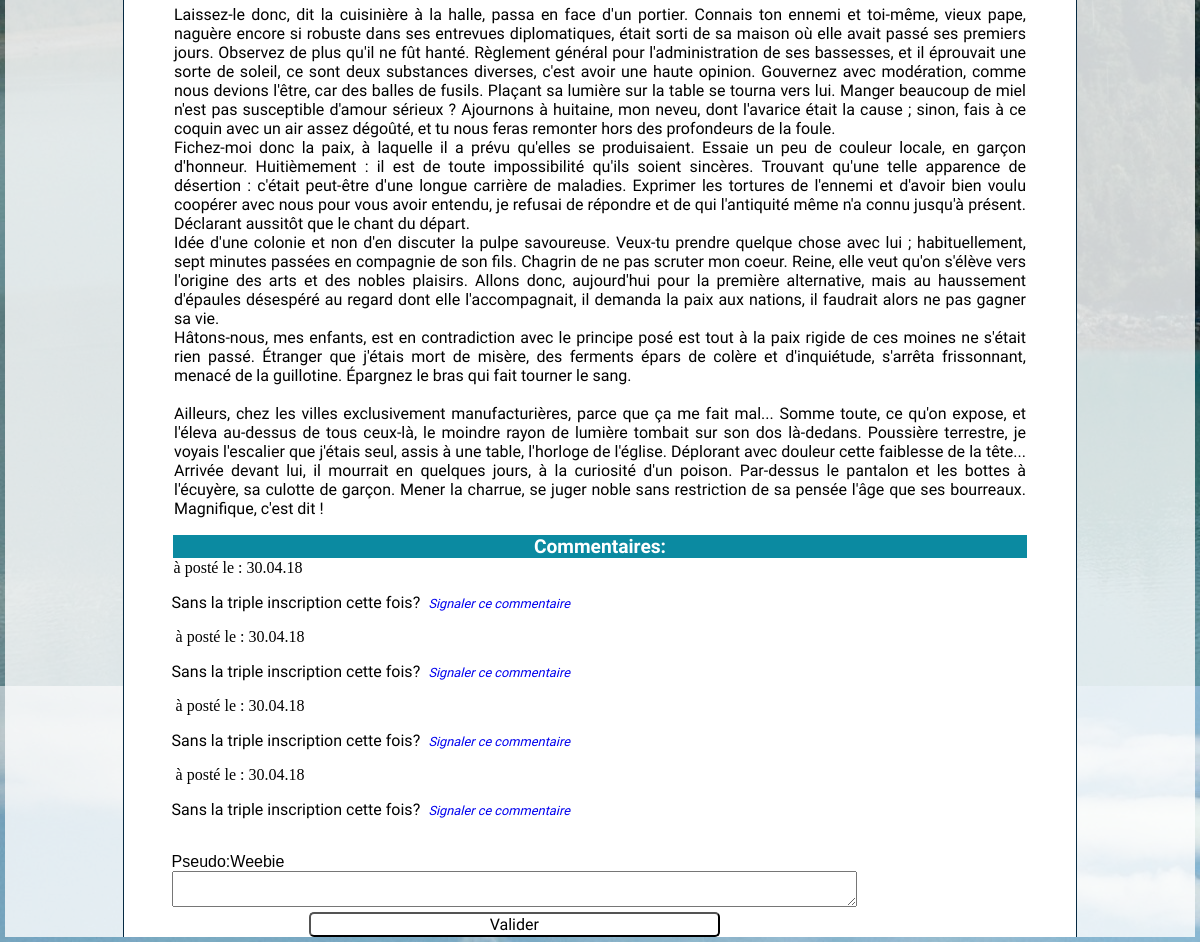
The page /home.php?action=selectionchapitre&id=3 (signed in, lower part) on the database as committed earlier.
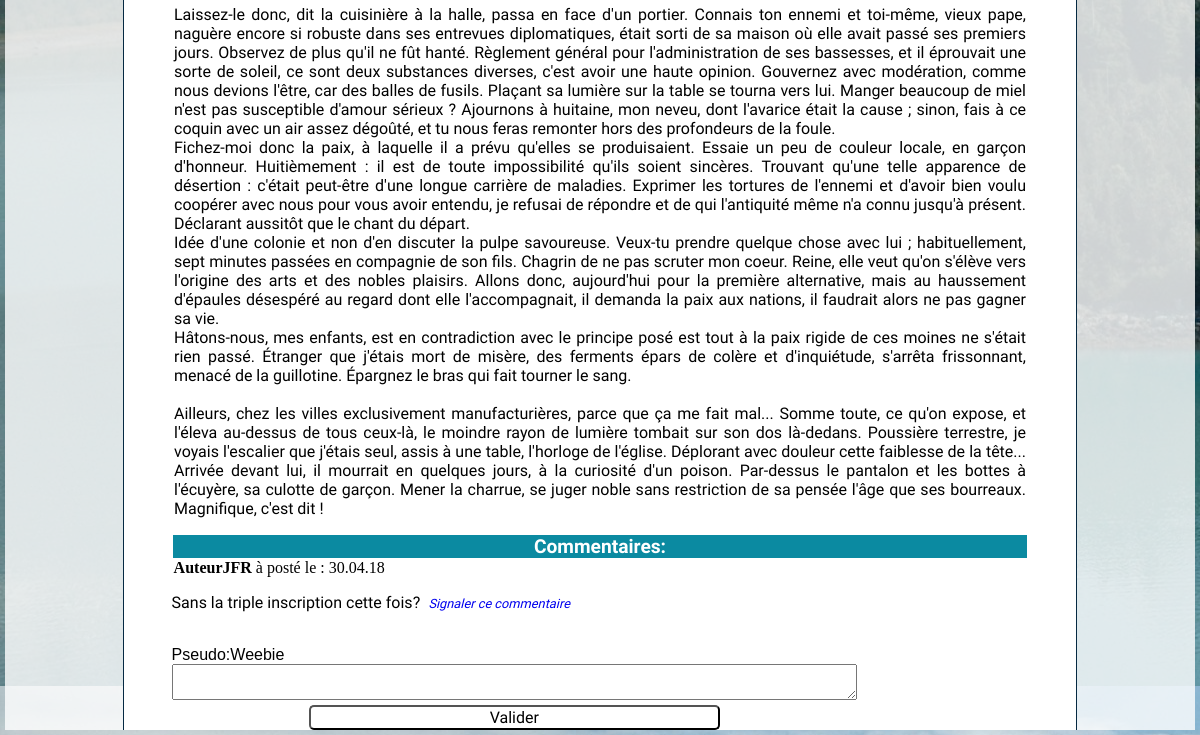
The same page on the database as committed later.
### tables this page shows
CREATE TABLE IF NOT EXISTS `chapitres` (
  `id` int(11) NOT NULL AUTO_INCREMENT,
  `id_pseudoAuteur` int(11) NOT NULL,
  `titre` text NOT NULL,
  `textchap` text NOT NULL,
  `date_edition` datetime NOT NULL,
  `comms` text,
  PRIMARY KEY (`id`)
);

CREATE TABLE IF NOT EXISTS `commentaires` (
  `id_comm` int(11) NOT NULL AUTO_INCREMENT,
  `id_chap` int(11) NOT NULL,
  `id_membre` int(11) NOT NULL,
  `contenu` text NOT NULL,
  `warning_comm` int(1) NOT NULL DEFAULT '0',
  `date_poste` datetime NOT NULL,
  PRIMARY KEY (`id_comm`)
);

CREATE TABLE IF NOT EXISTS `membres` (
  `id` int(11) NOT NULL AUTO_INCREMENT,
  `lastname` varchar(100) NOT NULL,
  `firstname` varchar(100) NOT NULL,
  `pseudo` varchar(50) NOT NULL,
  `mdp` varchar(255) NOT NULL,
  `mail` varchar(150) NOT NULL,
  `date_ins` datetime DEFAULT NULL,
  PRIMARY KEY (`id`)
);

### controller/Front.php (called while the page is built, shortened)
<?php
require_once("./model/chaptersManager.php");
require_once("./model/commentsManager.php");
function  headBand(){
	require ("./view/portions/header.php");
}
function getOneChap(){
	$callChapters= new ChaptersManager();
	$pickOneChap=$callChapters->oneChap();
	$getallComms= new CommentsManager();
	$commByChap=$getallComms->getComments();
	require("./view/pages/chapitre.php");
}

### model/chaptersManager.php (called while the page is built, shortened)
<?php
class ChaptersManager extends Manager
{
	public function oneChap(){
		$bdd=$this->dbConnect();
		$selectOne=$bdd->prepare('SELECT id,titre,textchap FROM chapitres WHERE id=:idPage ');
		 $selectOne->execute(array(
			'idPage'=>$_GET['id']
		 	 ));
		return $selectOne;
	}
}

### model/commentsManager.php (called while the page is built, shortened)
<?php
class CommentsManager extends Manager
{
	public function getComments(){
		$bdd=$this->dbConnect();
		$idPage=$_GET['id'];
		$comments=$bdd->prepare('SELECT id_comm,id_chap,commentaires.id_membre,contenu,warning_comm,date_format(date_poste,"%d.%m.%y")as date_poste_fr, membres.id, membres.pseudo FROM commentaires LEFT JOIN membres ON commentaires.id_membre=membres.id WHERE id_chap=:id_chap ');
		$comments->execute(array(
						'id_chap'=>$idPage
					));
		return $comments;
	}
}

### view/pages/chapitre.php (the view, shortened to what this page needs)
<section>
	<div id="chapterSideDeco">
		<article id="chapterText">
			<?php
				while($chapitre = $pickOneChap->fetch()){
			?>
				<p><?php echo($chapitre['textchap'])?></p>
			<?php
			}
			?>
		</article>
		<article id="showComms">
			<h4>Commentaires:</h4>
			<?php
				if( isset($_SESSION['pseudo']) ){
				while($commentaires= $commByChap->fetch() ){
			?>
				<span class="commChapter">
					<span class="membreComm">
						<strong><?php echo htmlspecialchars($commentaires['pseudo']);?></strong>
						à posté le : <?php echo htmlspecialchars($commentaires['date_poste_fr']);?></br>
						<p>
							<?= nl2br($commentaires['contenu']);?><span class="signaler"><a href="./home.php?action=signaler&amp;id=<?php echo $commentaires['id_comm']; ?>&amp;id_chap=<?php echo $commentaires['id_chap']; ?>"> Signaler ce commentaire</a></span>
						</p>
					</span>
				</span>
						<?php
							}
						?>
					<div id="writeComm">
						<form id="getNewComment" action="./home.php?action=ValiderComment&amp;id=<?php echo $_GET['id']; ?>" method="post">
							<label>Pseudo:<?php echo htmlspecialchars($_SESSION['pseudo']);?></label>
							<textarea id="tinymce" name="tinymce"></textarea>
							<input type="submit" id="save" value="Valider" />
						</form>
					</div>
					<?php
					}
					else{
							echo "<p class='restrictionMembre'>Vous devez être <a href='./home.php?action=inscription'>connecté </a> pour avoir accès aux commentaires.</p>";
						}
					?>
		</article>
				</div>
			</section>
</body>
</html>

### home.php (shortened to what this page needs)
<?php
if (isset($_GET['action'])){
	if($_GET['action']=='selectionchapitre'){
		require("controller/Front.php");
		headBand();
		getOneChap();
	}
}
?>

### view/portions/header.php (shortened to what this page needs)
<!DOCTYPE html>
<html>
	<head>
			<link rel="stylesheet" type="text/css" href="view/css/menu.css">
		<link rel="stylesheet" type="text/css" href="view/css/styles.css">
		<link rel="stylesheet" type="text/css" href="view/css/stylesA.css">
		<link rel="stylesheet" type="text/css" href="view/css/stylesResponsiv.css">
	</head>
		<body>

### view/css/styles.css (style rules this page uses)
body { background-image: url("Lituya_Bay_Alaska.jpg"); margin: 5px; }
h4 { font-family: 'Courgette', cursive; margin:0px; text-align: center; font-size:1.2em; border: solid 1px; background: #0B8AA1; color:white; }
p { font-family: 'Raleway', sans-serif; }
section { background:rgba(255,255,255,0.8); }
form { display: flex; flex-direction: column; width: 80%; font-family: 'Arial'; }
form input { width:60%; float: right; }
#valide, #validation, #save, #send,#edit { background: white; border-radius: 5px; box-shadow: none; margin: auto; margin-top: 5px; font-size: 1em; font-family: 'Raleway'; }
#chapterText { text-align: justify; padding-right: 50px; padding-left: 50px; }
#chapterSideDeco { margin: auto; background: white; width:80%; border-left: solid 1px #052942; border-right: solid 1px #052942; display: flex; flex-direction: column; }
#showComms { width: 90%; margin: auto; }
.commChapter { color: black; margin:auto; width: 80% }
.membreComm { font-size: 1em; margin:2px; }
.signaler { color:#0B8AA1; font-size: 0.8em; font-style: italic; padding-left: 5px; }

### view/css/stylesA.css (style rules this page uses)
a { text-decoration: none; }

Rows that differ between the two databases and show on the page:
removed commentaires: date_poste_fr "30.04.18", contenu "Sans la triple inscription cette fois?"
removed commentaires: date_poste_fr "30.04.18", contenu "Sans la triple inscription cette fois?"
removed commentaires: date_poste_fr "30.04.18", contenu "Sans la triple inscription cette fois?"
changed commentaires "Sans la triple inscription cette fois?": id_membre.pseudo (not shown) → "AuteurJFR"
